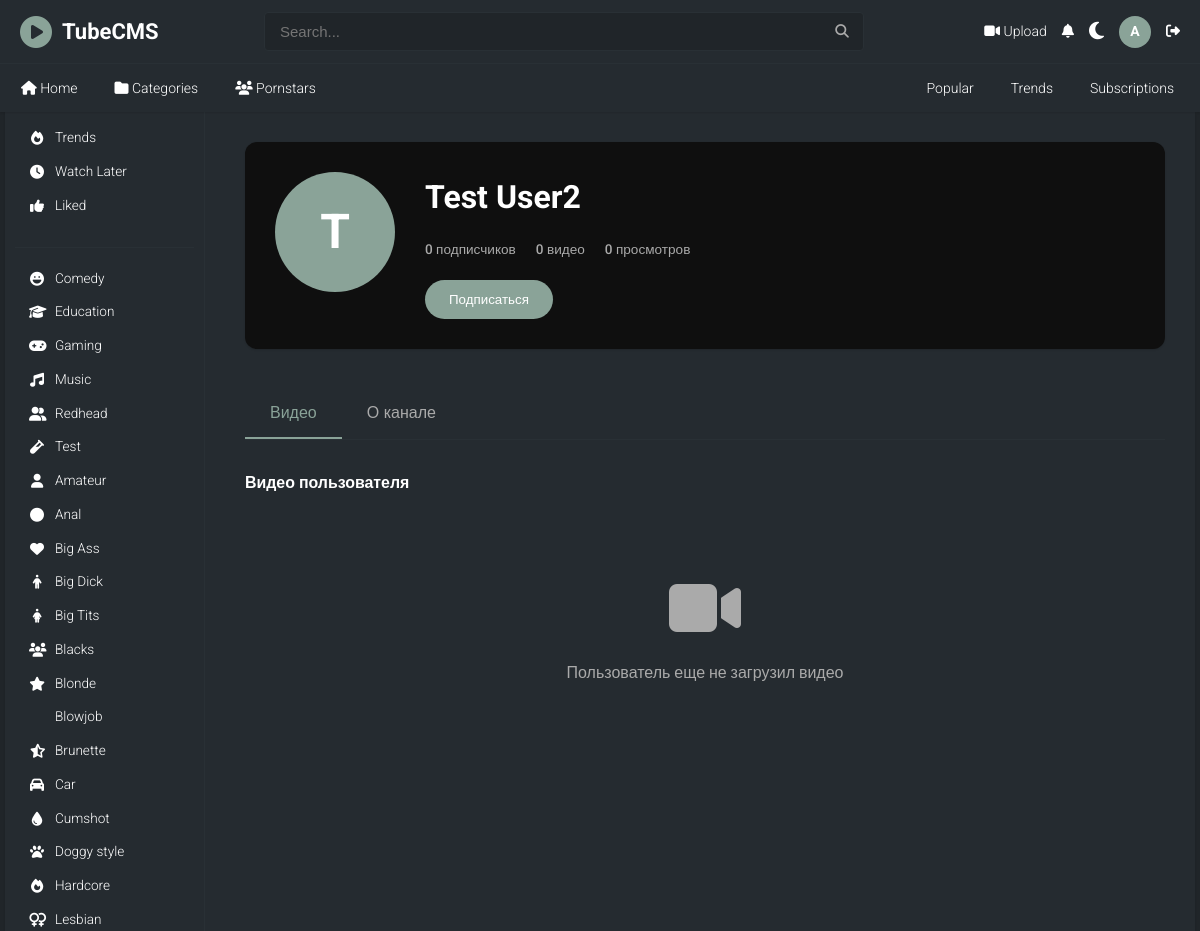
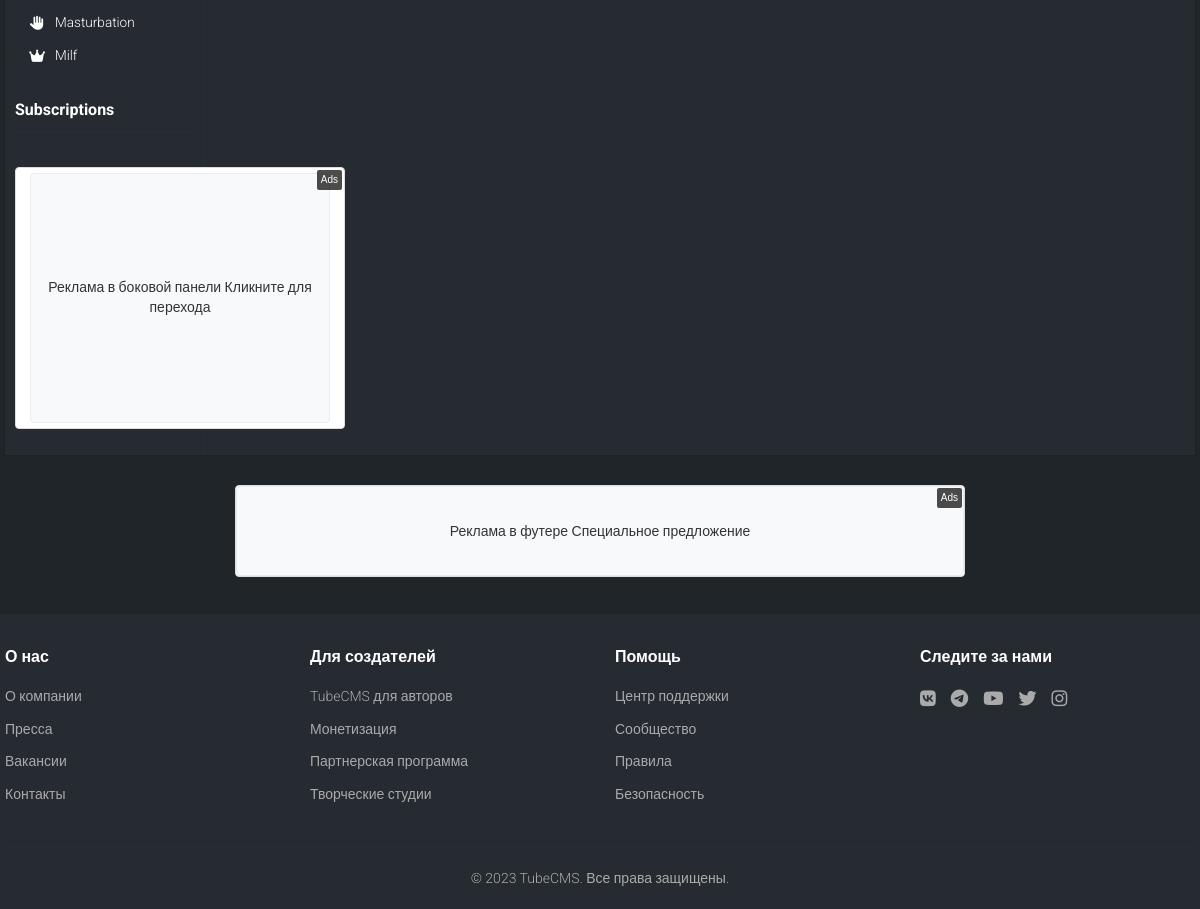
Page /users/profile/testuser2/ (signed in) on the committed database (2 pictures, top to bottom).
### apps/users/models.py (models this page shows, shortened)
class User(AbstractUser):
    email = models.EmailField(unique=True)
    avatar = models.ImageField(upload_to='avatars/', blank=True, null=True)
    bio = models.TextField(max_length=500, blank=True)
    birth_date = models.DateField(blank=True, null=True)
    location = models.CharField(max_length=100, blank=True)
    website = models.URLField(blank=True)
    is_verified = models.BooleanField(default=False)
    subscribers_count = models.PositiveIntegerField(default=0)
    videos_count = models.PositiveIntegerField(default=0)
    total_views = models.PositiveIntegerField(default=0)
    created_at = models.DateTimeField(auto_now_add=True)
    updated_at = models.DateTimeField(auto_now=True)
    USERNAME_FIELD = 'email'
    REQUIRED_FIELDS = ['username']
    class Meta:
        verbose_name = "User"
        verbose_name_plural = "Users"
    @property
    def full_name(self):
        if self.first_name and self.last_name:
            return f"{self.first_name} {self.last_name}"
        return self.username
    @property
    def display_name(self):
        return self.full_name or self.username

### apps/core/models.py (models this page shows, shortened)
class TimeStampedModel(models.Model):
    created_at = models.DateTimeField(auto_now_add=True)
    updated_at = models.DateTimeField(auto_now=True)
    class Meta:
        abstract = True

class Category(TimeStampedModel):
    name = models.CharField(max_length=100, unique=True)
    slug = models.SlugField(max_length=100, unique=True)
    description = models.TextField(blank=True)
    icon = models.CharField(max_length=50, blank=True, help_text="Font Awesome icon class")
    is_active = models.BooleanField(default=True)
    order = models.PositiveIntegerField(default=0)
    class Meta:
        verbose_name = "Category"
        verbose_name_plural = "Categories"
        ordering = ['order', 'name']

### apps/ads/models.py (models this page shows, shortened)
class AdBanner(models.Model):
    BANNER_TYPES = [
        ('image', 'Изображение'),
        ('video', 'Видео'),
        ('html', 'HTML'),
        ('text', 'Текст'),
    ]
    name = models.CharField(max_length=200, verbose_name="Название баннера")
    campaign = models.ForeignKey(AdCampaign, on_delete=models.CASCADE, related_name='banners', verbose_name="Кампания")
    placement = models.ForeignKey(AdPlacement, on_delete=models.CASCADE, related_name='banners', verbose_name="Место размещения")
    banner_type = models.CharField(max_length=20, choices=BANNER_TYPES, verbose_name="Тип баннера")
    image = models.ImageField(upload_to='ads/images/', blank=True, null=True, verbose_name="Изображение")
    video = models.FileField(upload_to='ads/videos/', blank=True, null=True, verbose_name="Видео")
    html_content = models.TextField(blank=True, verbose_name="HTML контент")
    text_content = models.TextField(blank=True, verbose_name="Текстовый контент")
    target_url = models.URLField(verbose_name="Целевая ссылка")
    alt_text = models.CharField(max_length=200, blank=True, verbose_name="Альтернативный текст")
    is_active = models.BooleanField(default=True, verbose_name="Активно")
    priority = models.PositiveIntegerField(default=0, verbose_name="Приоритет")
    weight = models.PositiveIntegerField(default=1, verbose_name="Вес (для ротации)")
    impressions_count = models.PositiveIntegerField(default=0, verbose_name="Количество показов")
    clicks_count = models.PositiveIntegerField(default=0, verbose_name="Количество кликов")
    created_at = models.DateTimeField(auto_now_add=True, verbose_name="Создано")
    updated_at = models.DateTimeField(auto_now=True, verbose_name="Обновлено")
    class Meta:
        verbose_name = "Рекламный баннер"
        verbose_name_plural = "Рекламные баннеры"
        ordering = ['-priority', '-created_at']
    def record_impression(self):
        self.impressions_count += 1
        self.save(update_fields=['impressions_count'])

### apps/users/views.py (the view)
# urls.py: path('profile/<str:username>/', views.profile, name='profile'),
@login_required
def profile(request, username):
    user = get_object_or_404(User, username=username)
    videos = Video.objects.filter(user=user, is_published=True).order_by('-created_at')
    paginator = Paginator(videos, 12)
    page_number = request.GET.get('page')
    page_obj = paginator.get_page(page_number)
    is_subscribed = False
    if request.user.is_authenticated and request.user != user:
        is_subscribed = Subscription.objects.filter(
            subscriber=request.user,
            channel=user
        ).exists()
    context = {
        'profile_user': user,
        'videos': page_obj,
        'is_subscribed': is_subscribed,
    }
    return render(request, 'users/profile.html', context)

### apps/core/context_processors.py (called while the page is built)
def theme(request):
    if request.user.is_authenticated and hasattr(request.user, 'profile'):
        theme_preference = request.user.profile.theme_preference
    else:
        theme_preference = 'dark'  # Default theme
    return {
        'theme': theme_preference
    }

def categories(request):
    return {
        'categories': Category.objects.filter(is_active=True).order_by('order', 'name')
    }

### apps/core/templatetags/core_tags.py (called while the page is built)
@register.filter
def format_views(value):
    if value >= 1000000:
        return f"{value/1000000:.1f}M"
    elif value >= 1000:
        return f"{value/1000:.1f}K"
    else:
        return str(value)

@register.simple_tag
def get_avatar_initial(user):
    if user.first_name:
        return user.first_name[0].upper()
    elif user.username:
        return user.username[0].upper()
    return "U"

### templates/users/profile.html (shortened to what this page needs)
{% extends 'base.html' %}
{% load core_tags %}
{% block content %}
<div class="profile-container">
    <div class="profile-header">
        <div class="profile-avatar">
            {% if profile_user.avatar %}
                <img src="{{ profile_user.avatar.url }}" alt="{{ profile_user.display_name }}">
            {% else %}
                <div class="avatar-placeholder">
                    {% get_avatar_initial profile_user %}
                </div>
            {% endif %}
        </div>
        <div class="profile-info">
            <h1>{{ profile_user.display_name }}</h1>
            <p class="profile-stats">
                <span>{{ profile_user.subscribers_count }} подписчиков</span>
                <span>{{ profile_user.videos_count }} видео</span>
                <span>{{ profile_user.total_views|format_views }} просмотров</span>
            </p>
            {% if user.is_authenticated and user != profile_user %}
                <div class="profile-actions">
                    <button class="subscribe-btn"
                            hx-post="{% url 'users:subscribe' profile_user.username %}"
                            hx-target="#subscribe-btn"
                            hx-swap="outerHTML">
                        {% if is_subscribed %}Отписаться{% else %}Подписаться{% endif %}
                    </button>
                </div>
            {% endif %}
        </div>
    </div>
    <div class="profile-content">
        <div class="profile-tabs">
            <button class="tab-btn active" data-tab="videos">Видео</button>
            <button class="tab-btn" data-tab="about">О канале</button>
        </div>
        <div class="tab-content">
            <div id="videos-tab" class="tab-pane active">
                <h3>Видео пользователя</h3>
                {% if videos %}
                    <div class="video-grid">
                        {% for video in videos %}
                            {% include 'partials/video_card.html' %}
                        {% endfor %}
                    </div>
                    {% if videos.has_other_pages %}
                        {% include 'partials/pagination.html' %}
                    {% endif %}
                {% else %}
                    <div class="no-content">
                        <i class="fas fa-video"></i>
                        <p>Пользователь еще не загрузил видео</p>
                    </div>
                {% endif %}
            </div>
        </div>
    </div>
</div>
{% endblock %}

### templates/base.html (shortened to what this page needs)
{% load static %}
{% load core_tags %}
{% load ads_tags %}
<!DOCTYPE html>
<html lang="ru">
<head>
    <link rel="stylesheet" href="{% static 'css/base.css' %}">
</head>
<body class="{% if theme == 'light' %}light-theme{% else %}dark-theme{% endif %}">
    <header>
        <div class="container">
            <div class="header-top">
                <div class="logo">
                    <a href="{% url 'core:home' %}">
                        <i class="fas fa-play-circle logo-icon"></i>
                        <h1>TubeCMS</h1>
                    </a>
                </div>
                <div class="search-bar">
                    <form method="GET" action="{% url 'core:search' %}" hx-get="{% url 'core:search' %}" hx-target="#search-results" hx-trigger="keyup delay:500ms from:input[name='q']">
                        <input type="text" name="q" placeholder="Search..." value="{{ request.GET.q }}">
                        <i class="fas fa-search search-icon"></i>
                    </form>
                </div>
                <div class="account-controls">
                    {% if user.is_authenticated %}
                        <a href="{% url 'videos:upload' %}" title="Upload video">
                            <i class="fas fa-video"></i> Upload
                        </a>
                        <a href="#" title="Уведомления">
                            <i class="fas fa-bell"></i>
                        </a>
                        <button class="theme-toggle" id="themeToggle" title="Переключить тему">
                            <i class="fas fa-moon"></i>
                        </button>
                        <a href="{% url 'users:profile' user.username %}" class="user-avatar" title="Профиль">
                            {% get_avatar_initial user %}
                        </a>
                        <a href="{% url 'users:logout' %}" title="Выйти">
                            <i class="fas fa-sign-out-alt"></i>
                        </a>
                    {% endif %}
                </div>
            </div>
        </div>
        <nav>
            <div class="container nav-container">
                <div class="left-nav">
                    <a href="{% url 'core:home' %}" class="nav-item {% if request.resolver_match.url_name == 'home' %}active{% endif %}"><i class="fas fa-home"></i> Home</a>
                    <a href="{% url 'core:categories' %}" class="nav-item {% if request.resolver_match.url_name == 'categories' %}active{% endif %}"><i class="fas fa-folder"></i> Categories</a>
                    <a href="{% url 'models:list' %}" class="nav-item {% if request.resolver_match.url_name == 'list' %}active{% endif %}"><i class="fas fa-users"></i> Pornstars</a></li>
                </div>
                <div class="right-nav">
                    <a href="{% url 'core:search' %}?sort=popular" class="nav-item {% if request.resolver_match.url_name == 'search' and request.GET.sort == 'popular' %}active{% endif %}">Popular</a>
                    <a href="{% url 'core:search' %}?sort=trending" class="nav-item {% if request.resolver_match.url_name == 'search' and request.GET.sort == 'trending' %}active{% endif %}">Trends</a>
                    {% if user.is_authenticated %}
                        <a href="{% url 'users:subscriptions' %}" class="nav-item {% if request.resolver_match.url_name == 'subscriptions' %}active{% endif %}">Subscriptions</a>
                    {% endif %}
                </div>
            </div>
        </nav>
    </header>
    <div class="container">
        <div class="main-content">
            {% include 'partials/sidebar.html' %}
            <main class="content">
                {% block content %}{% endblock %}
            </main>
        </div>
    </div>
    <div class="footer-ads">
        <div class="container">
            {% ad_banner 'footer-banner' request %}
        </div>
    </div>
    <footer>
        <div class="container">
            <div class="footer-content">
                <div class="footer-section">
                    <h3>О нас</h3>
                    <ul>
                        <li><a href="#">О компании</a></li>
                        <li><a href="#">Пресса</a></li>
                        <li><a href="#">Вакансии</a></li>
                        <li><a href="#">Контакты</a></li>
                    </ul>
                </div>
                <div class="footer-section">
                    <h3>Для создателей</h3>
                    <ul>
                        <li><a href="#">TubeCMS для авторов</a></li>
                        <li><a href="#">Монетизация</a></li>
                        <li><a href="#">Партнерская программа</a></li>
                        <li><a href="#">Творческие студии</a></li>
                    </ul>
                </div>
                <div class="footer-section">
                    <h3>Помощь</h3>
                    <ul>
                        <li><a href="#">Центр поддержки</a></li>
                        <li><a href="#">Сообщество</a></li>
                        <li><a href="#">Правила</a></li>
                        <li><a href="#">Безопасность</a></li>
                    </ul>
                </div>
                <div class="footer-section">
                    <h3>Следите за нами</h3>
                    <div class="social-links">
                        <a href="#"><i class="fab fa-vk"></i></a>
                        <a href="#"><i class="fab fa-telegram"></i></a>
                        <a href="#"><i class="fab fa-youtube"></i></a>
                        <a href="#"><i class="fab fa-twitter"></i></a>
                        <a href="#"><i class="fab fa-instagram"></i></a>
                    </div>
                </div>
            </div>
            <div class="footer-bottom">
                <p>&copy; 2023 TubeCMS. Все права защищены.</p>
            </div>
        </div>
    </footer>
		<link rel="stylesheet" href="https://cdnjs.cloudflare.com/ajax/libs/font-awesome/6.4.0/css/all.min.css">
</body>
</html>

### templates/partials/sidebar.html (shortened to what this page needs)
{% load ads_tags %}
<aside class="sidebar">
	<div class="sidebar-section">
		<ul>
			<li><a href="{% url 'core:search' %}?sort=trending" class="{% if request.resolver_match.url_name == 'search' and request.GET.sort == 'trending' %}active{% endif %}"><i class="fas fa-fire"></i> Trends</a></li>
			{% if user.is_authenticated %}
			<li><a href="#"><i class="fas fa-clock"></i> Watch Later</a></li>
			<li><a href="#"><i class="fas fa-thumbs-up"></i> Liked</a></li>
			{% endif %}
		</ul>
	</div>
	<div class="separator"></div>
	<div class="sidebar-section">
		<ul>
			{% for category in categories %}
			<li><a href="{% url 'videos:category' category.slug %}" class=""><i class="fas fa-{{ category.icon|default:'tag' }}"></i> {{ category.name }}</a></li>
			{% endfor %}
		</ul>
	</div>
	{% if user.is_authenticated %}
	<div class="sidebar-section">
		<h3>Subscriptions</h3>
	</div>
	{% endif %}
	{% ad_banner 'sidebar-banner' request %}
</aside>

### templates/ads/banner.html (shortened to what this page needs)
{% load static %}
{% if banner %}
<div class="ad-banner" data-banner-id="{{ banner.id }}" data-placement="{{ placement.slug }}">
    {% if banner.banner_type == 'image' and banner.image %}
        <a href="{% url 'ads:click' banner.id %}" target="_blank" rel="nofollow">
            <img src="{{ banner.image.url }}"
                 alt="{{ banner.alt_text|default:banner.name }}"
                 width="{{ placement.width }}"
                 height="{{ placement.height }}"
                 class="ad-image">
        </a>
    {% elif banner.banner_type == 'html' and banner.html_content %}
        <div class="ad-html">
            {{ banner.html_content|safe }}
        </div>
    {% elif banner.banner_type == 'text' and banner.text_content %}
        <a href="{% url 'ads:click' banner.id %}" target="_blank" rel="nofollow" class="ad-text-link">
            <div class="ad-text" style="width: {{ placement.width }}px; height: {{ placement.height }}px;">
                {{ banner.text_content }}
            </div>
        </a>
    {% endif %}
    <div class="ad-label">Ads</div>
</div>
{% endif %}

### rows in the picture
User: first_name "A"
Category: name "Comedy"
Category: name "Education"
Category: name "Gaming"
Category: name "Music"
Category: name "Redhead"
Category: name "Test"
Category: name "Amateur"
Category: name "Anal"
Category: name "Big Ass"
Category: name "Big Dick"
Category: name "Big Tits"
Category: name "Blacks"
Category: name "Blonde"
Category: name "Blowjob"
Category: name "Brunette"
Category: name "Car"
Category: name "Cumshot"
Category: name "Doggy style"
Category: name "Hardcore"
Category: name "Lesbian"
Category: name "Masturbation"
Category: name "Milf"
AdBanner: text_content "Реклама в боковой панели Кликните для перехода"
User: first_name "T", display_name "Test User2", subscribers_count "0", videos_count "0", total_views "0"
AdBanner: text_content "Реклама в футере Специальное предложение"
